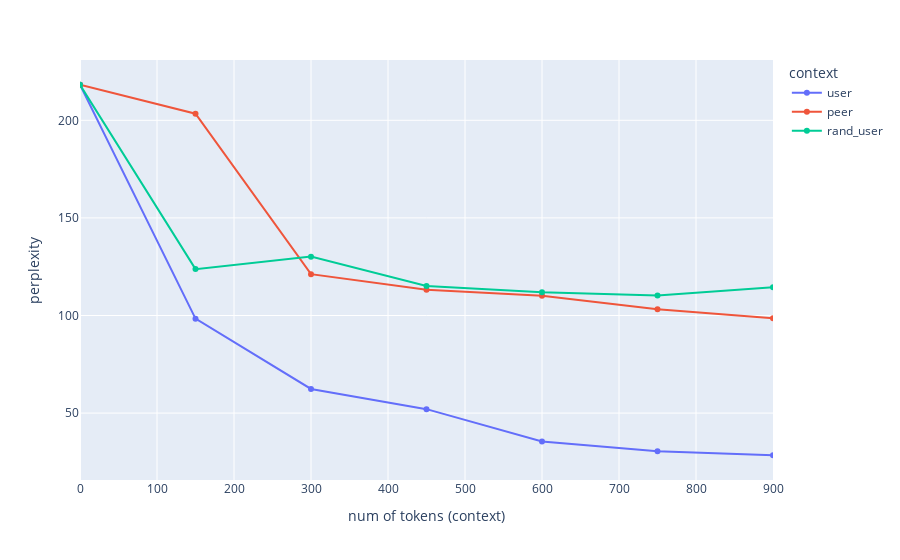

This figure's notebook cell:
### Code cell
fig = px.line(perplexities, x="l_ctx", y="ppl", color="context", markers=True)
fig.update_yaxes(title="perplexity")
fig.update_xaxes(title="num of tokens (context)", range=(0,900))

### Figure 1 — Plotly figure (JSON) as saved in the notebook; plotly's stock layout.template omitted (floating-point values rounded to 4 significant figures)
{"data": [{"hovertemplate": "context=user<br>l_ctx=%{x}<br>ppl=%{y}<extra></extra>", "legendgroup": "user", "line": {"color": "#636efa", "dash": "solid"}, "marker": {"symbol": "circle"}, "mode": "markers+lines", "name": "user", "orientation": "h", "showlegend": true, "type": "scatter", "x": [0, 150, 300, 450, 600, 750, 900], "xaxis": "x", "y": [218.2, 98.38, 62.38, 52.02, 35.46, 30.41, 28.41], "yaxis": "y"}, {"hovertemplate": "context=peer<br>l_ctx=%{x}<br>ppl=%{y}<extra></extra>", "legendgroup": "peer", "line": {"color": "#EF553B", "dash": "solid"}, "marker": {"symbol": "circle"}, "mode": "markers+lines", "name": "peer", "orientation": "h", "showlegend": true, "type": "scatter", "x": [0, 150, 300, 450, 600, 750, 900], "xaxis": "x", "y": [218.2, 203.4, 121.2, 113.1, 110.1, 103.1, 98.58], "yaxis": "y"}, {"hovertemplate": "context=rand_user<br>l_ctx=%{x}<br>ppl=%{y}<extra></extra>", "legendgroup": "rand_user", "line": {"color": "#00cc96", "dash": "solid"}, "marker": {"symbol": "circle"}, "mode": "markers+lines", "name": "rand_user", "orientation": "h", "showlegend": true, "type": "scatter", "x": [0, 150, 300, 450, 600, 750, 900], "xaxis": "x", "y": [218.2, 123.8, 130.2, 115.1, 111.9, 110.3, 114.5], "yaxis": "y"}], "layout": {"autosize": true, "legend": {"title": {"text": "context"}, "tracegroupgap": 0}, "margin": {"t": 60}, "xaxis": {"anchor": "y", "domain": [0, 1], "range": [0, 900], "title": {"text": "num of tokens (context)"}, "type": "linear"}, "yaxis": {"anchor": "x", "autorange": true, "domain": [0, 1], "range": [13.71, 232.9], "title": {"text": "perplexity"}, "type": "linear"}}}
